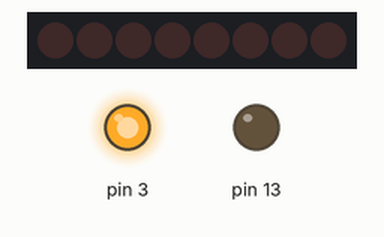
The sketch below on a simulated Arduino Uno, built with avr-gcc and run on an emulated ATmega328P. Shown: 8 shift-register outputs drawn as a row of LEDs (first output left, lit = HIGH), output pins drawn as LEDs (lit = HIGH). Wiring (inferred from the names in the program): shift register (74HC595): data pin 4; shift clock pin 6; latch pin 5. Wiring (inferred from the signals the program sends): row of LEDs: on Q0, Q1, Q2, Q3, Q4, Q5, Q6, Q7. Pins used as bus, display or sensor lines are not drawn.

Above: at 0.3 s.
At 0.8 s:
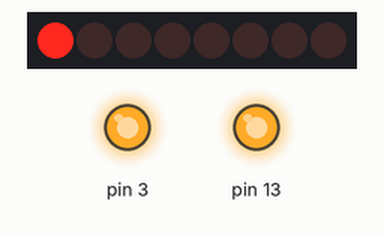
At 1.8 s:
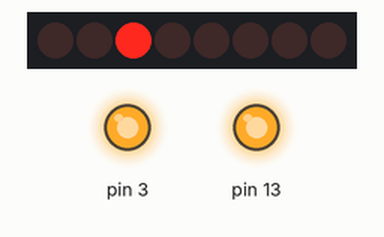
At 2.8 s:
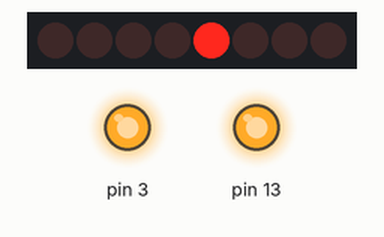
At 4.3 s:
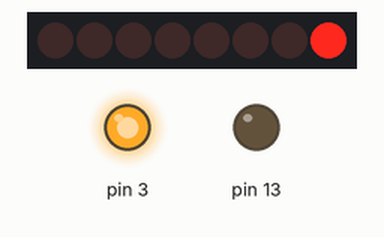
At 11.8 s:
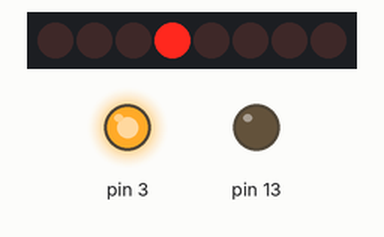
Timing chart, 0 to 12.5 s (numbered marks = the images above):
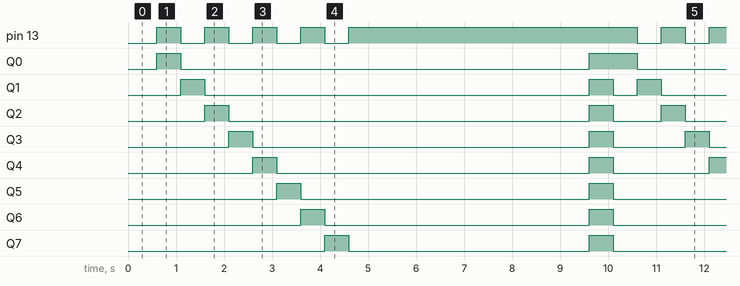

The sketch:

LED8-level-shift.ino
```cpp
int latchPin = 5;  // Latch pin of 74HC595 is connected to Digital pin 5
int clockPin = 6; // Clock pin of 74HC595 is connected to Digital pin 6
int dataPin = 4;  // Data pin of 74HC595 is connected to Digital pin 4

int leds = 0;    // Variable to hold the pattern of which LEDs are currently turned on or off

/*
 * setup() - this function runs once when you turn your Arduino on
 * We initialize the serial connection with the computer
 */
void setup()
{
  pinMode(13, OUTPUT);

  // Set all the pins of 74HC595 as OUTPUT
  pinMode(latchPin, OUTPUT);
  pinMode(dataPin, OUTPUT);
  pinMode(clockPin, OUTPUT);
  pinMode(3, OUTPUT);
delay(50);
  digitalWrite(3, LOW);
  delay(50);
  digitalWrite(3, HIGH);
}

/*
 * loop() - this function runs over and over again
 */
void loop()
{

  /*leds = B01000100;
  updateShiftRegister(leds);
  delay(1000);
  leds = B00000001;
  updateShiftRegister(leds);
  delay(1000);
  leds = B00000010;
  updateShiftRegister(leds);
  delay(5000);
  */
  leds = 0;
  for (int i = 0; i < 9; i++) // Turn all the LEDs ON one by one.
  {
    //if(i<4)
    //bitClear(leds, i);    // Set the bit that controls that LED in the variable 'leds'
    //else
    bitSet(leds, i);
    updateShiftRegister(leds);
    bitClear(leds, i);
    delay(500);
    digitalWrite(13, i % 2 == 0?HIGH:LOW);
  }
  updateShiftRegister(0xff);
  delay(5000);
  /*updateShiftRegister(leds++);
  digitalWrite(13, leds % 2 == 0?HIGH:LOW);*/
}

/*
 * updateShiftRegister() - This function sets the latchPin to low, then calls the Arduino function 'shiftOut' to shift out contents of variable 'leds' in the shift register before putting the 'latchPin' high again.
 */
void updateShiftRegister(int l)
{
   digitalWrite(latchPin, HIGH);
   //digitalWrite(latchPin, LOW);
   //delay(10);
   shiftOut(dataPin, clockPin, MSBFIRST, l);
   /*for(int b = 7;b>=0;b--) {
    //digitalWrite(clockPin, LOW);
    //delay(10);
    digitalWrite(dataPin, bitRead(leds,b) ? HIGH : LOW);
    delay(10);
    digitalWrite(clockPin, HIGH);
    delay(10);
    digitalWrite(clockPin, LOW);
   }*/
   //delay(10);
   digitalWrite(latchPin, LOW);
   //delay(500);
   //digitalWrite(latchPin, HIGH);
}
```

Measured:
- by itself, pin 13: repeats every 9.5 s: 3 × (LOW 0.50 s, HIGH 0.50 s), LOW 0.50 s, HIGH 6.0 s
- by itself, Q0: repeats every 9.5 s: LOW 8.5 s, HIGH 1.0 s
- by itself, Q1: repeats every 9.5 s: LOW 8.0 s, HIGH 0.50 s, LOW 0.50 s, HIGH 0.50 s
- by itself, Q2: repeats every 9.5 s: LOW 7.5 s, HIGH 0.50 s, LOW 1.0 s, HIGH 0.50 s
- by itself, Q3: repeats every 9.5 s: LOW 7.0 s, HIGH 0.50 s, LOW 1.5 s, HIGH 0.50 s
- by itself, Q4: repeats every 9.5 s: LOW 6.5 s, HIGH 0.50 s, LOW 2.0 s, HIGH 0.50 s
- by itself, Q5: repeats every 9.5 s: LOW 6.0 s, HIGH 0.50 s, LOW 2.5 s, HIGH 0.50 s
- by itself, Q6: repeats every 9.5 s: LOW 5.5 s, HIGH 0.50 s, LOW 3.0 s, HIGH 0.50 s
